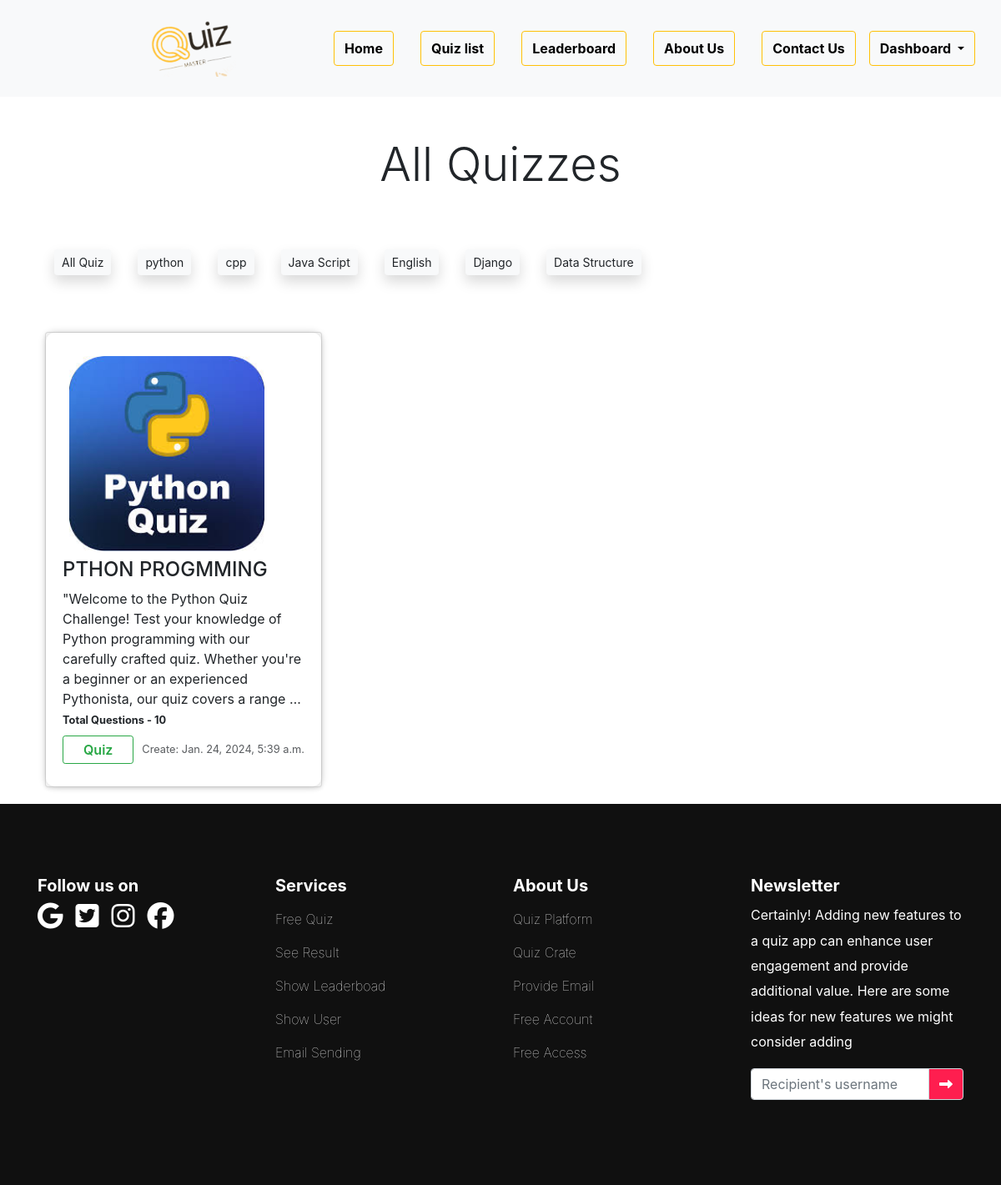
/quim/search/python (signed in), run on the app's committed database.
### quizm/models.py (models this page shows, shortened)
class Category(models.Model):
    name = models.CharField(max_length=15)
    class Meta:
        verbose_name_plural = 'Categories'

class Quiz(models.Model):
    title = models.CharField(max_length=255)
    description = models.TextField()
    category = models.ForeignKey(Category, on_delete=models.CASCADE)
    quiz_file = models.FileField(upload_to='quiz/')
    created_at = models.DateTimeField(auto_now_add=True)
    updated_at = models.DateTimeField(auto_now=True)
    image = models.ImageField(
        upload_to='uploads/', blank=True, null=True)
    class Meta:
        verbose_name_plural = 'Quizzes'

class Question(models.Model):
    quiz = models.ForeignKey(Quiz, on_delete=models.CASCADE)
    text = models.TextField()

### quizm/views.py (the view)
# urls.py: path('search/<str:category>', views.search_view, name='search'),
@login_required(login_url='user_login')
def search_view(request, category):
    user_object = User.objects.get(username=request.user)
    if request.GET.get('q') != None:
        q = request.GET.get('q')
        query = Q(title__icontains=q) | Q(description__icontains=q)
        quizzes = Quiz.objects.filter(query).order_by('-created_at')
    elif category != " ":
        quizzes = Quiz.objects.filter(
            category__name=category).order_by('-created_at')
    else:
        quizzes = Quiz.objects.order_by('-created_at')
    categories = Category.objects.all()
    context = {"user_profile": 'sakil',
               "quizzes": quizzes, "categories": categories}
    return render(request, 'all-quiz.html', context)

### quizm/templates/all-quiz.html (shortened to what this page needs)
{% extends 'base.html' %}
{% block content %}
<h1 class="display-4 text-center my-5">All Quizzes</h1>
<div class="container">
    <div class="d-flex flex-wrap gap-4 p-3 ">
        <a href="{% url 'all_quiz' %}" class="btn btn-sm btn-light m-1 shadow">All Quiz</a>
        {% for category in categories %}
        <a href="{% url 'search' category.name %}" class="btn btn-sm btn-light m-1 shadow">{{category.name}}</a>
        {% endfor %}
    </div>
</div>
<div class="container mt-5">
    <div class="row row-cols-sm-1 row-cols-md-3 row-cols-lg-3 g-5">
        {% if quizzes|length > 0 %}
        {% for quiz in quizzes %}
        <div class="">
            <div class="card shadow-sm ">
                <div class="card-body m-auto cb" style="height: 34rem;">
                    <img class="mx-auto p-2" style="width: 250px;" src={{quiz.image.url}} alt="Card image">
                    <h4>{{quiz.title}}</h4>
                    <small class="card-text fs-6">{{quiz.description|truncatewords:30}}</small>
                    <br>
                    <small class="card-text my-1 fw-bold">Total Questions - {{quiz.question_set.all|length}}</small>
                    <div class="d-flex justify-content-between align-items-center mt-2">
                        <div class="btn-group">
                            <a href="{% url 'quiz' quiz.id %}" type="button"
                                class="btn btn-sm btn-outline-success sbtn fs-6 px-4">
                                Quiz</a>
                        </div>
                        <small class="text-body-secondary">Create: {{quiz.created_at}}</small>
                    </div>
                </div>
            </div>
        </div>
        {% endfor %}
        {% else %}
        <div class="col-lg-12 col-md-12 col-12">
            <p class="text-center text-danger fs-5">There is no quiz available for this category or search.</p>
        </div>
        {% endif %}
    </div>
</div>
{% endblock content %}

### quizm/templates/all-quiz.html (style rules this page uses)
.cb { background-color: #fff; border-radius: 10px; box-shadow: 0 0 10px rgba(0, 0, 0, 0.2); transition: all 0.5s ease-in-out; }
.sbtn { transition: color 0.5s ease-in-out, background-color 0.5s ease-in-out, font-size 0.5s ease-in-out, padding 0.5s ease-in-out; font-weight: 600; }

### data on the page
Category: name "python"
Category: name "cpp"
Category: name "Java Script"
Category: name "English"
Category: name "Django"
Category: name "Data Structure"
Quiz: image (picture), title "PTHON PROGMMING", description "\"Welcome to the Python Quiz Challenge! Test your knowledge of Python programming with our carefully crafted quiz. Whether you're a beginner or an experienced Pythonista, our quiz covers a range …", question_set.all|length "10", created_at "Jan. 24, 2024, 5:39 a.m."
